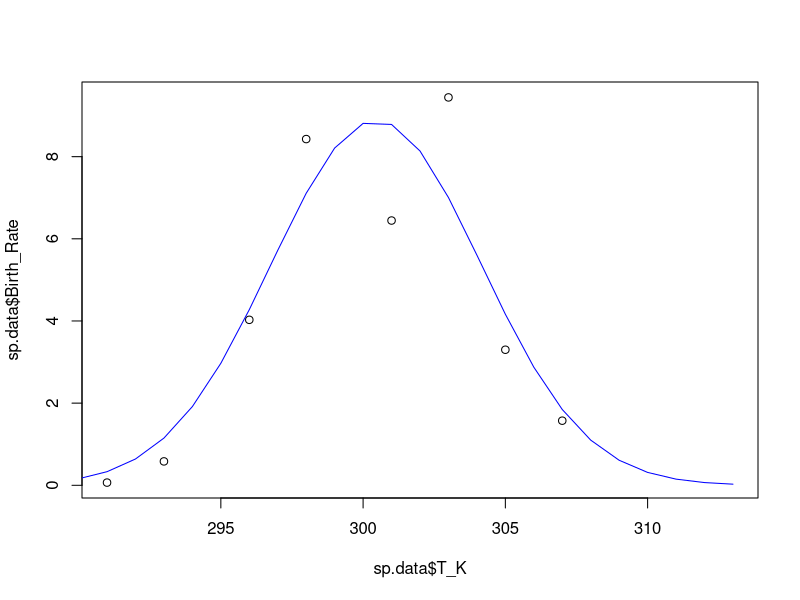
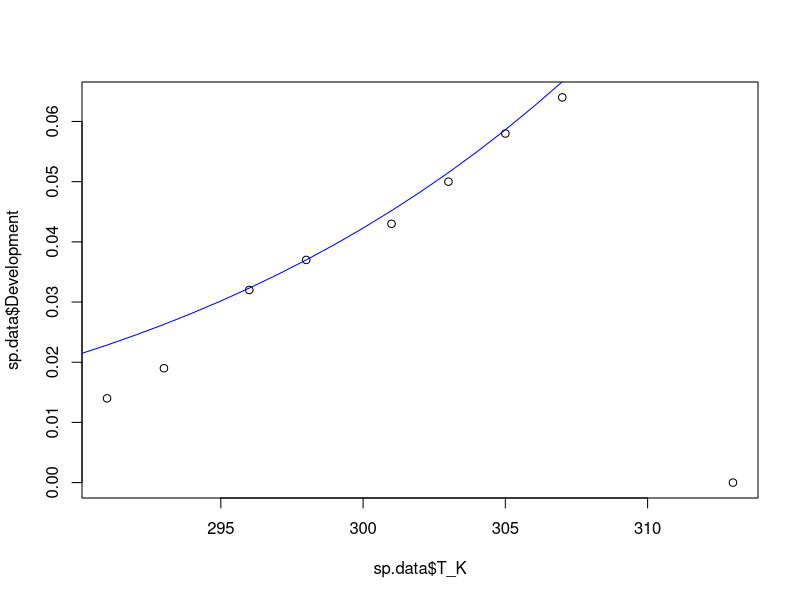
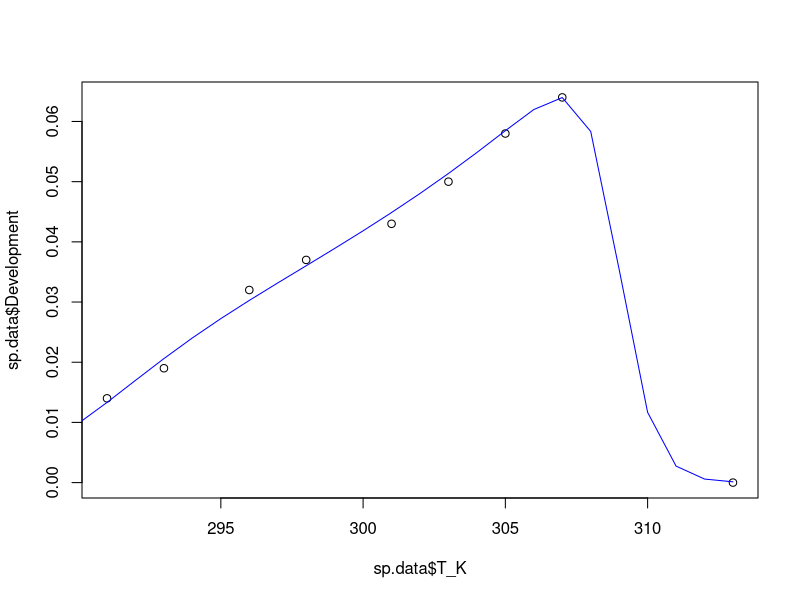
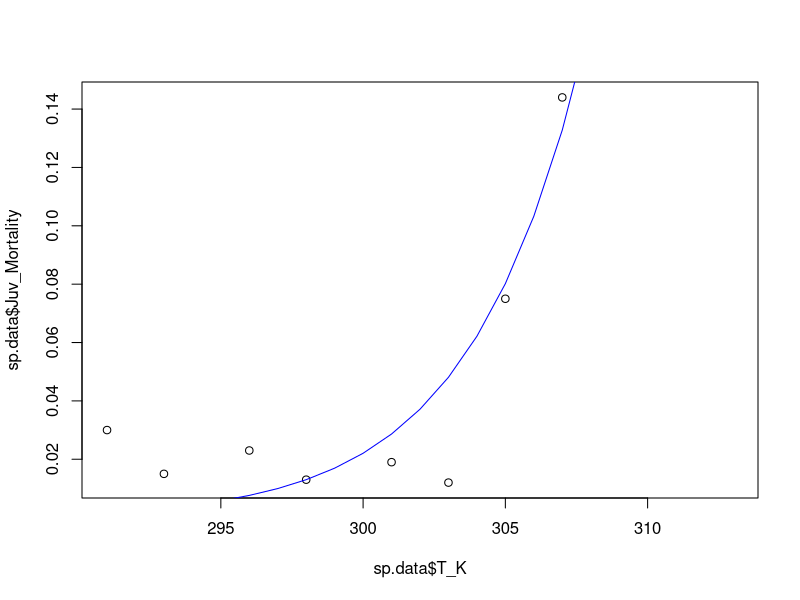
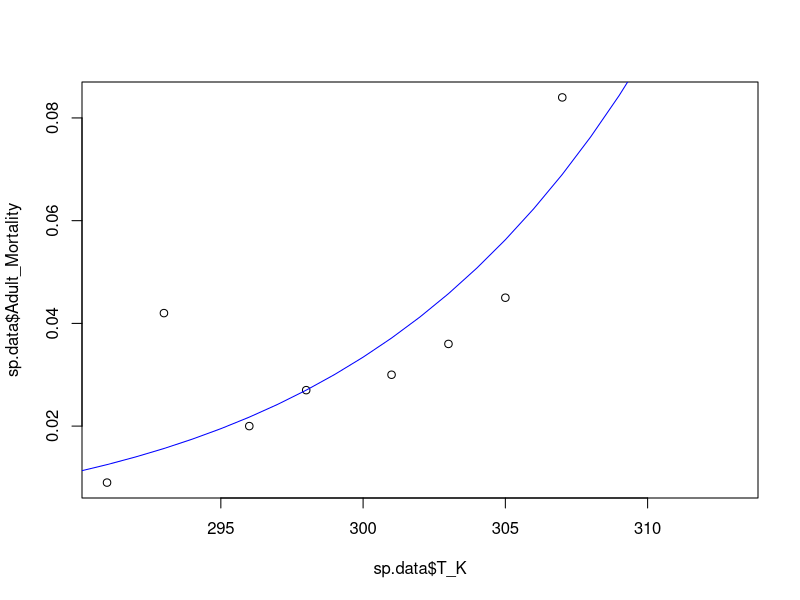
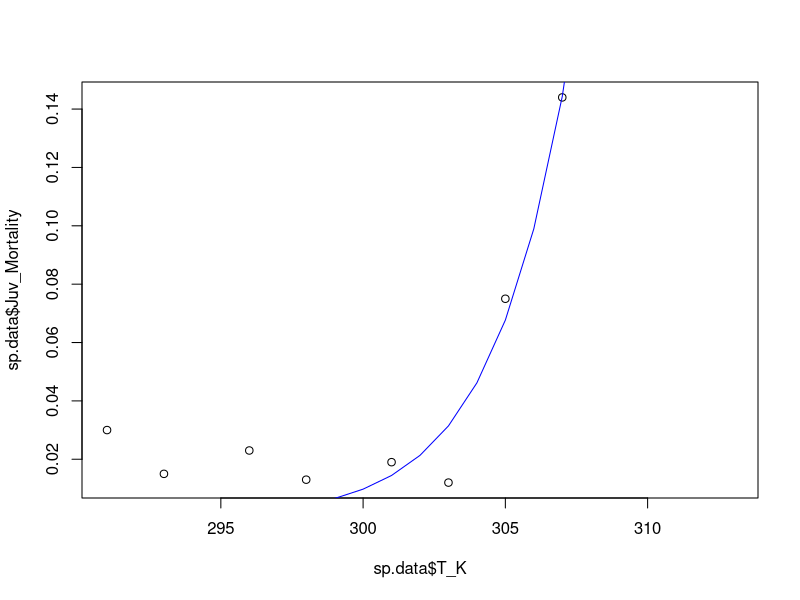
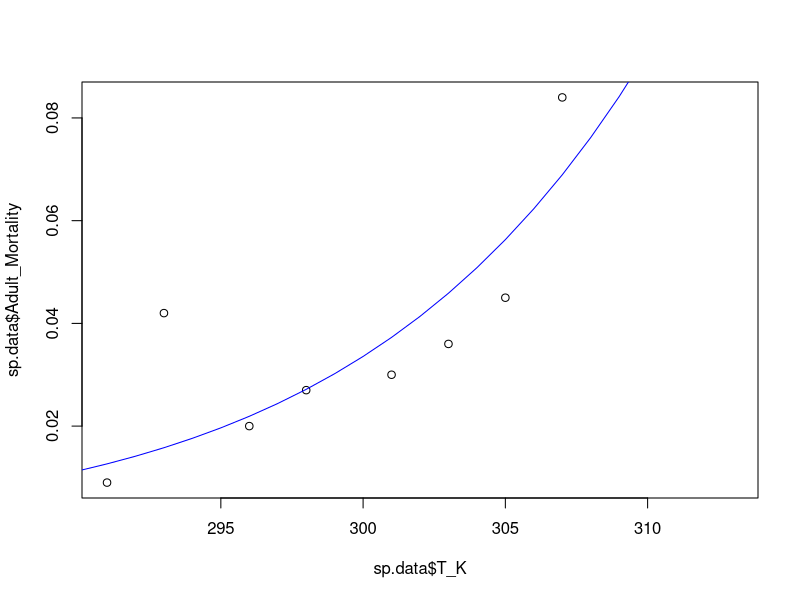

These charts were generated, in order, by the following R code:
###################################################################
#### This R script fits functions to temperature response data ####
###################################################################


# Load packages and set working directory
library(tidyr)
library(ggplot2)
library(dplyr)
library(tidyverse)
setwd(dirname(rstudioapi::getActiveDocumentContext()$path))

# Read data
data <- as.data.frame(read_csv("Temperature response data.csv"))

# Select an insect by removing # in front of name and placing # in front of other species
sp.data <- subset(data, Species == "Clavigralla shadabi")
#sp.data <- subset(data, Species == "Clavigralla tomentosicollis")


# Remove columns that do not contain temperature data
sp.data <- sp.data[-c(1:8,12,14,16,18,20,21,23,24,26,27,29,31,32,34,35)]


# Set some option for nls and plots
Tmin <- 288
Tmax <- 313
TR <- 298

################################ FECUNDITY #####################################
# NLS
fec <- nls(Birth_Rate ~ bTopt*exp(-((T_K-Toptb)^2)/(2*sb^2)), data=sp.data,
           start=list(bTopt=2.5, Toptb=TR, sb=8))
summary(fec)

# Plot model fits
plot(sp.data$T_K, sp.data$Birth_Rate)
points(seq(Tmin,Tmax,1),coef(fec)[1]*exp(-((seq(Tmin,Tmax,1)-coef(fec)[2])^2)/(2*coef(fec)[3]^2)), type="l", col="blue")


############################### DEVELOPMENT ####################################
mTR <- sp.data[sp.data$T_K==TR,"Development"]

# NLS (monotonic response)
# NOTE: removed data beyond max development
dev.mon <- nls(Development ~ mTR*T_K/TR*exp(A*(1/TR-1/T_K)), data=sp.data[-c(nrow(sp.data)),],
                      start=list(A=1000))
summary(dev.mon)

# Plot model fits
plot(sp.data$T_K, sp.data$Development)
points(seq(Tmin,Tmax,1),mTR*(seq(Tmin,Tmax,1)/TR)*exp(coef(dev.mon)[1]*(1/TR-1/seq(Tmin,Tmax,1))), type="l", col="blue")


# NLS for development (Sharpe-Schoolfield response)
# estimate AL, TL, and TH
# NOTE: if needed, set AH based on NLS below and run code iteratively until AL and AH do not appreciably change)
dev.SS <- nls(Development ~ mTR*(T_K/TR)*exp(coef(dev.mon)[1]*(1/TR-1/T_K))/(1+exp(AL*(1/TL-1/T_K))+exp(AH*(1/TH-1/T_K))),
              data=sp.data, start=list(AL=-5000, AH=200000, TL=290, TH=310))
summary(dev.SS)

# Plot model fits
plot(sp.data$T_K, sp.data$Development)
points(seq(Tmin,Tmax,1), mTR*(seq(Tmin,Tmax,1)/TR)*exp(coef(dev.mon)[1]*(1/TR-1/seq(Tmin,Tmax,1)))/
         (1+(exp(coef(dev.SS)[1]*(1/coef(dev.SS)[3]-1/seq(Tmin,Tmax,1)))+exp(coef(dev.SS)[2]*(1/coef(dev.SS)[4]-1/seq(Tmin,Tmax,1))))), type="l", col="blue")

# estimate AH separately if needed
#dev.AH <- nls(Development ~ mTR*(T_K/TR)*exp(coef(dev.mon)[1]*(1/TR-1/T_K))/(1+exp(coef(dev.SS)[1]*(1/coef(dev.SS)[2]-1/T_K))+exp(AH*(1/coef(dev.SS)[3]-1/T_K))),
#               data=sp.data, start=list(AH=10000))
#summary(dev.AH)

# Plot model fits
#plot(sp.data$T_K, sp.data$Development)
#points(seq(Tmin,Tmax,1), mTR*(seq(Tmin,Tmax,1)/TR)*exp(coef(dev.mon)[1]*(1/TR-1/seq(Tmin,Tmax,1)))/
#         (1+(exp(coef(dev.SS)[1]*(1/coef(dev.SS)[2]-1/seq(Tmin,Tmax,1)))+exp(coef(dev.AH)[1]*(1/coef(dev.SS)[3]-1/seq(Tmin,Tmax,1))))), type="l", col="blue")


################################ MORTALITY #####################################
# Mortality estimated using data at reference temperature
dJTR <- sp.data[sp.data$T_K==TR,"Juv_Mortality"]
dATR <- sp.data[sp.data$T_K==TR,"Adult_Mortality"]

# NLS for juvenile mortality
# NOTE: removed data with 100% mortality
mort.J <- nls(Juv_Mortality ~ dJTR*exp(A*(1/TR-1/T_K)), data=sp.data[-c(nrow(sp.data)),],
              start=list(A=1000))
summary(mort.J)

# Plot model fits
plot(sp.data$T_K, sp.data$Juv_Mortality)
points(seq(Tmin,Tmax,1), dJTR*exp(coef(mort.J)[1]*(1/TR-1/seq(Tmin,Tmax,1))), type="l", col="blue")


# NLS for adult mortality 
# NOTE: removed data with 100% mortality
mort.A <- nls(Adult_Mortality ~ dATR*exp(A*(1/TR-1/T_K)), data=sp.data,
              start=list(A=1000))
summary(mort.A)

# Plot model fits
plot(sp.data$T_K, sp.data$Adult_Mortality)
points(seq(Tmin,Tmax,1), dATR*exp(coef(mort.A)[1]*(1/TR-1/seq(Tmin,Tmax,1))), type="l", col="blue")



# Mortality estimated using fit at reference temperature
# NLS for juvenile mortality
# NOTE: removed data with 100% mortality
mort.J <- nls(Juv_Mortality ~ xTR*exp(A*(1/TR-1/T_K)), data=sp.data[-c(nrow(sp.data)),],
              start=list(xTR=0.01, A=1000))
summary(mort.J)

# Plot model fits
plot(sp.data$T_K, sp.data$Juv_Mortality)
points(seq(Tmin,Tmax,1), coef(mort.J)[1]*exp(coef(mort.J)[2]*(1/TR-1/seq(Tmin,Tmax,1))), type="l", col="blue")


# NLS for adult mortality
# NOTE: removed data with 100% mortality
mort.A <- nls(Adult_Mortality ~ xTR*exp(A*(1/TR-1/T_K)), data=sp.data,
              start=list(xTR=0.01, A=1000))
summary(mort.A)

# Plot model fits
plot(sp.data$T_K, sp.data$Adult_Mortality)
points(seq(Tmin,Tmax,1), coef(mort.A)[1]*exp(coef(mort.A)[2]*(1/TR-1/seq(Tmin,Tmax,1))), type="l", col="blue")
